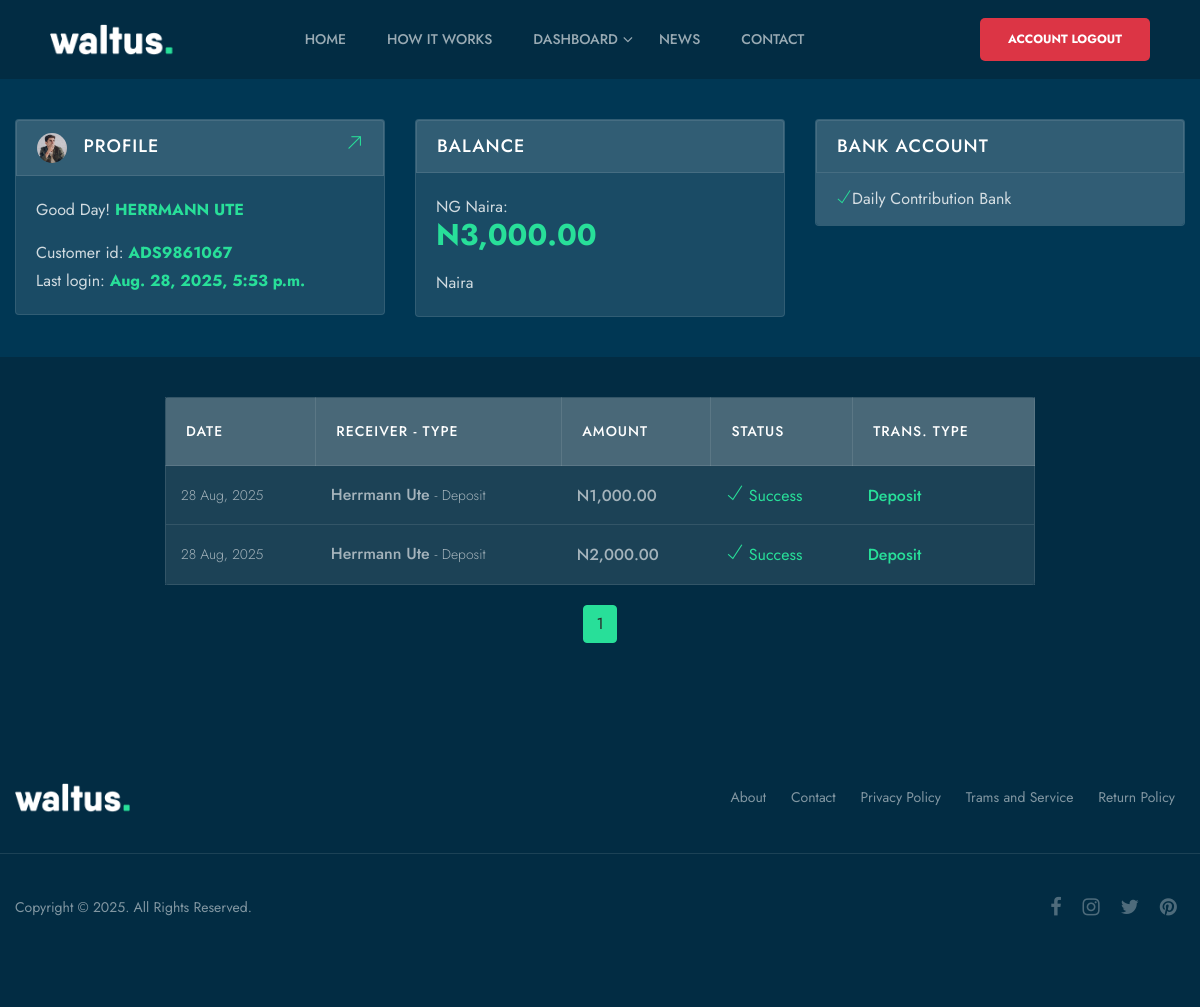
Before: /account/transactions/ (signed in) with the older database file.
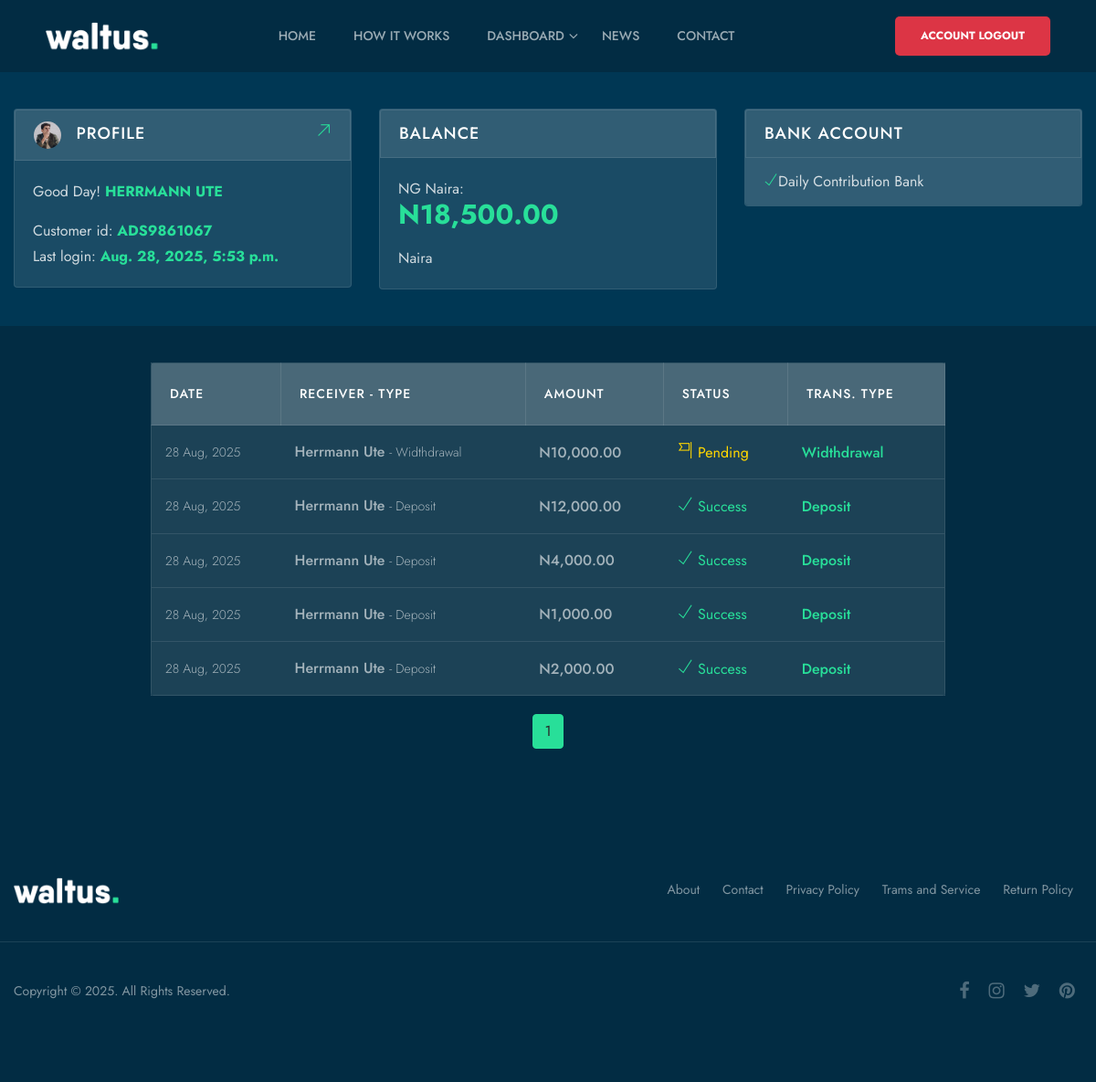
After: the same page with the newer database file.
### user_auth/models.py (models this page shows, shortened)
class User(AbstractUser):
    username = models.CharField(max_length=50, null=True, blank=True)
    first_name = models.CharField(max_length=50)
    last_name = models.CharField(max_length=50)
    email = models.EmailField(unique=True, blank=True, null=True)
    phone = models.CharField(max_length=14, blank=True, unique=True)
    is_agent = models.BooleanField(default=False)
    gender = models.CharField(max_length=20, choices=GENDER, null=True, blank=True)
    user_id = ShortUUIDField(
        unique=True, length=6, max_length=25, prefix='DSA', alphabet='1234567890')
    image = models.ImageField(upload_to='users/', default='../media/users/newUser.jpg', null=True, blank=True)
    USERNAME_FIELD = 'phone'
    REQUIRED_FIELDS = []
    def avatar(self):
        if self.image:
            return self.image.url
    def get_full_name(self):
        return f'{self.first_name} {self.last_name}'

### account/models.py (models this page shows, shortened)
class Account(models.Model):
    account_id = ShortUUIDField(
        unique=True, length=7, max_length=25, prefix='ADS', alphabet='1234567890')
    user = models.OneToOneField(User, on_delete=models.SET_NULL, null=True)
    account_number = models.CharField(max_length=10)
    account_balance = models.DecimalField(
        max_length=12, decimal_places=2, max_digits=12, default=0.00)
    account_status = models.CharField(
        max_length=100, choices=ACCOUNT_STATUS, default='active')
    agent = models.ForeignKey(
        User, on_delete=models.SET_NULL, blank=True, null=True, related_name='agent')
    date = models.DateTimeField(auto_now_add=True)
    set_amount = models.BooleanField(default=False)
    account_pin = models.IntegerField(null=True, blank=True)
    update = models.DateTimeField(auto_now=True)
    contributing_amount = models.DecimalField(max_length=12, default=0.00, max_digits=12, decimal_places=2)
    class Meta:
        ordering = ['-update']

class Transaction(models.Model):
    sender = models.ForeignKey(
        User, on_delete=models.SET_NULL, null=True, related_name='sender')
    receiver = models.ForeignKey(
        User, on_delete=models.SET_NULL, null=True, related_name='receiver')
    amount = models.DecimalField(
        max_length=12, decimal_places=2, max_digits=12, default=0.00)
    transaction_status = models.CharField(max_length=20, choices=STATUS, default='Success')
    transaction_type = models.CharField(max_length=50, choices=TRANSACTION_TYPE, default='Deposit')
    ref_number = ShortUUIDField(
        unique=True, length=20, max_length=25, prefix='TRN-', alphabet='1234567890')
    created = models.DateTimeField(auto_now_add=True)
    class Meta:
        ordering = ['-created']

### account/views.py (the view)
# urls.py: path('transactions/', views.transactions, name='transactions'),
@login_required(login_url='login')
def transactions(request, transaction=None):
    user = request.user
    a = All(user)
    if user.is_agent:
        transaction = Transaction.objects.all().filter(sender=user)
        amount_words = inf.number_to_words(int(a.agent_total_amount()))
    else:
        transaction = Transaction.objects.all().filter(receiver=user)
        amount_words = inf.number_to_words(int(user.account.account_balance))
    paginator = Paginator(transaction, 10)
    page_number = request.GET.get('page')
    page_obj = paginator.get_page(page_number)
    context = {
        'agent_total_amount': a.agent_total_amount(),
        'amount_words': inf.number_to_words(int(a.agent_total_amount())),
        'page_obj': page_obj,
        'amount_words': amount_words,
    }
    return render(request, 'account/transactions.html', context)

### account/utils.py (called while the page is built)
    def agent_total_amount(self):
        agent_total_amount = 0
        for account in Account.objects.all().filter(agent=self.agent):
            agent_total_amount += int(account.account_balance)
        return agent_total_amount

### account/templates/account/transactions.html (shortened to what this page needs)
{% extends 'nav.html' %}
{% load static %}
{% load humanize %}
{% block content %}
 {% include 'account/includes/details.html' %}
    <section class="section-padding-sm-2 blue-bg-2">
        <div class="container">
            <div class="row justify-content-center">
                <div class="col-xl-9 col-lg-9 col-md-12 mb-20">
                    <div class="transaction-list table-responsive">
                        <table class="table table-hover">
                            <thead>
                            <tr>
                                <th scope="col">Date</th>
                                <th scope="col">Receiver - Type</th>
                                <th scope="col">Amount</th>
                                <th scope="col">Status</th>
                                <th scope="col">Trans. Type</th>
                            </tr>
                            </thead>
                            <tbody>
                                {% for transaction in page_obj %}
                                    <tr data-toggle="modal" data-target="#exampleModalCenter">
                                        <td><span>{{transaction.created | date:"d M, Y"}}</span></td>
                                        <td><strong>{{transaction.receiver.get_full_name}}</strong> <span>- {{transaction.transaction_type}}</span></td>
                                        <td><strong>N{{transaction.amount | intcomma}}</strong></td>
                                            {% if transaction.transaction_status == 'Success' %}
                                                <td class="cl-primary"><i class="ti-check cl-primary" data-toggle="tooltip" data-placement="top" title="" data-original-title="Finished"></i> Success</td>
                                            {% elif transaction.transaction_status == 'Approved' %}
                                                <td><i class="ti-cup cl-info" data-toggle="tooltip" data-placement="top" title="" data-original-title="Finished"></i> Approved</td>
                                            {% elif transaction.transaction_status == 'Cancelled' %}
                                                <td class="cl-red"><i class="ti-close cl-red" data-toggle="tooltip" data-placement="top" title="" data-original-title="Cancelled"></i> Cancelled</td>
                                            {% else %}
                                                <td class="cl-yellow"><i class="ti-flag-alt cl-yellow" data-toggle="tooltip" data-placement="top" title="" data-original-title="Processing"></i> Pending </td>
                                            {% endif %}
                                        <td><strong class="cl-primary">{{transaction.transaction_type}}</strong></td>
                                    </tr>
                                {% endfor %}
                            </tbody>
                        </table>
                        <div class="mt-20">
                            <nav aria-label="Page navigation example">
                                <ul class="pagination justify-content-center">
                                    {% for page in page_obj.paginator.page_range %}
                                    <li class="page-item
                                    {% if page_obj.number == page %}
                                        active
                                    {% endif %}
                                        "><a class="page-link" href="{% url 'transactions' %}?page={{forloop.counter}}">{{forloop.counter}}</a></li>
                                    {% endfor %}
                                </ul>
                            </nav>
                        </div>
                    </div>
                </div>
            </div>
        </div>
    </section>
{% endblock %}

### templates/nav.html (shortened to what this page needs)
{% load static %}
<!DOCTYPE html>
<html lang="en">
<head>
    <link href="{% static 'assets/css/bootstrap.min.css' %}" rel="stylesheet">
    <link href="{% static 'assets/css/font-awesome.min.css' %}" rel="stylesheet">
    <link href="{% static 'assets/css/magnific-popup.css' %}" rel="stylesheet">
    <link href="{% static 'assets/css/jquery-ui.css' %}" rel="stylesheet">
    <link href="{% static 'assets/css/animate.css' %}" rel="stylesheet">
    <link href="{% static 'assets/css/owl.carousel.min.css' %}" rel="stylesheet">
    <link href="{% static 'assets/css/themify-icons.css' %}" rel="stylesheet">
    <link href="{% static 'assets/css/main.css' %}" rel="stylesheet">
</head>
<body id="body">
    <header class="header-area blue-bg-2">
        <nav class="navbar navbar-expand-lg main-menu">
            <div class="container-fluid">
                <a class="navbar-brand" href="/"><img src="{% static 'assets/images/logo-2.png' %}" class="d-inline-block align-top" alt=""></a>
                <div class="collapse navbar-collapse" id="navbarSupportedContent">
                    <ul class="navbar-nav m-auto">
                        <li class="nav-item"><a class="nav-link" href="/">Home</a></li>
                        <li class="nav-item"><a class="nav-link" href="{% url 'how_it_works' %}">How it works</a></li>
                        {% if user.is_authenticated %}
                            <li class="nav-item dropdown">
                                <a class="nav-link dropdown-toggle" href="#" role="button" data-toggle="dropdown" aria-haspopup="true" aria-expanded="false">Dashboard</a>
                            </li>
                        {% endif %}
                        <li class="nav-item"><a class="nav-link" href="{% url 'blog' %}">News</a></li>
                        <li class="nav-item"><a class="nav-link" href="{% url 'contact' %}">Contact</a></li>
                    </ul>
                    {% if user.is_authenticated %}
                        <div class="header-btn justify-content-end">
                            <a href="{% url 'logout' %}" class="bttn-small btn-fill bg-danger text-white">Account Logout</a>
                        </div>
                    {% else %}
                        <div class="header-btn justify-content-end">
                            <a href="{% url 'login' %}" class="bttn-small btn-fill">Account Login</a>
                        </div>
                    {% endif %}
                </div>
            </div>
        </nav>
    </header>
{% block content %}
{% endblock content %}
    <footer class="footer-area section-padding-2 blue-bg-2">
        <div class="container">
            <div class="row">
                <div class="col-xl-2 col-lg-2 col-md-3 col-sm-3 col-12">
                    <div class="footer-logo">
                        <a href=""><img src="{% static 'assets/images/logo-2.png' %}" alt=""></a>
                    </div>
                </div>
                <div class="col-xl-10 col-lg-10 col-md-9 col-sm-9 col-12">
                    <div class="footer-nav">
                        <ul>
                            <li><a href="">About</a></li>
                            <li><a href="">Contact</a></li>
                            <li><a href="">Privacy Policy</a></li>
                            <li><a href="">Trams and Service</a></li>
                            <li><a href="">Return Policy</a></li>
                        </ul>
                    </div>
                </div>
            </div>
            <div class="row copyright">
                <div class="col-xl-6 col-sm-6">
                    <div class="copyright-text">
                        <p>Copyright &copy; <span id="yeard"></span>. All Rights Reserved.</p>
                    </div>
                </div>
                <div class="col-xl-6 col-sm-6">
                    <div class="social">
                        <a href=""><i class="fa fa-facebook"></i></a>
                        <a href=""><i class="fa fa-instagram"></i></a>
                        <a href=""><i class="fa fa-twitter"></i></a>
                        <a href=""><i class="fa fa-pinterest"></i></a>
                    </div>
                </div>
            </div>
        </div>
    </footer>
</body>
</html>

### account/templates/account/includes/details.html (shortened to what this page needs)
{% load humanize %}
    <section class="section-padding-sm-2 blue-bg">
        <div class="container">
            <div class="row">
                <div class="col-xl-4 col-lg-4 col-md-6 col-sm-6 mb-20">
                    <div class="card">
                        <div class="card-header">
                            <img src="{{user.avatar}}" alt=""> Profile <a href="profile.html"><i class="ti-arrow-top-right"></i></a>
                        </div>
                        <div class="card-body">
                            <p>Good Day! <strong>{{user.get_full_name | upper}}</strong></p>
                            {% if user.is_agent  %}
                                <p>AGENT ID: <strong>{{user.user_id}}</strong> <br>Last login: <strong>{{user.last_login}}</strong></p>
                            {% else %}
                                <p>Customer id: <strong>{{user.account.account_id}}</strong> <br>Last login: <strong>{{user.last_login}}</strong></p>
                            {% endif %}
                        </div>
                    </div>
                </div>
                <div class="col-xl-4 col-lg-4 col-md-6 col-sm-6 mb-20">
                    <div class="card">
                        <div class="card-header">
                            Balance
                        </div>
                        {% if user.is_agent %}
                            <div class="card-body">
                                <p>NG Naira: <br><strong><span style="font-size: 30px;">N{{agent_total_amount | intcomma}}.00</span></strong></p>
                                <p>{{amount_words | title}} Naira</p>
                            </div>
                        {% else %}
                            <div class="card-body">
                                <p>NG Naira: <br><strong><span style="font-size: 30px;">N{{user.account.account_balance | intcomma}}</span></strong></p>
                                <p>{{amount_words | title}} Naira</p>
                            </div>
                        {% endif %}
                    </div>
                </div>
                <div class="col-xl-4 col-lg-4 col-md-6 col-sm-6 mb-20">
                    <div class="card">
                        <div class="card-header">
                            Bank account
                        </div>
                        <ul class="list-group list-group-flush site-form">
                            <li class="list-group-item"><i class="ti-check cl-primary"></i>Daily Contribution Bank</li>
                        </ul>
                    </div>
                </div>
            </div>
        </div>
    </section>

Changed rows visible on the page:
changed through a linked row, User "HERRMANN UTE": account.account_balance "3,000.00" → "18,500.00"
added Transaction: transaction_status "Pending" (drawn)
added Transaction: transaction_status "Success" (drawn)
added Transaction: transaction_status "Success" (drawn)
